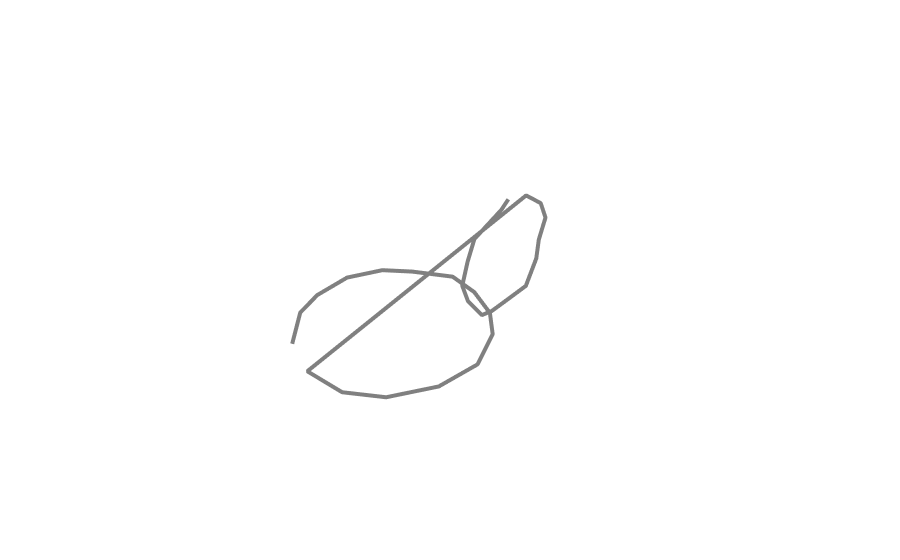

Write notebook code for a chart like this one.
### Code cell
fig.show()

### Figure 1 — Plotly figure (JSON) as saved in the notebook; plotly's stock layout.template omitted (floating-point values rounded to 4 significant figures)
{"data": [{"line": {"color": "grey", "width": 8}, "marker": {"color": "grey", "size": 8}, "mode": "lines", "name": "Knot", "type": "scatter3d", "x": [-8.141, -6.756, -4.403, -3.755, -3.687, -4.379, -5.76, -7.148, -9.219, -11.32, -12.69, -12.95, -13.01, -11.96, -10.37, 8.63, 8.275, 6.804, 4.242, 1.819, -0.6264, -2.175, -3.166, -3.63, -2.152, -0.6727, 1.928, 4.482, 6.38, 8.148], "y": [3.498, 4.029, 3.772, 3.814, 3.41, 3.368, 3.625, 3.494, 3.34, 3.646, 3.462, 3.304, 3.629, 3.701, 3.401, 3.341, 6.267, 8.021, 9.263, 9.839, 8.833, 7.279, 5.029, 2.508, -0.1773, -1.83, -2.484, -2.301, -1.158, 0.9068], "z": [4.437, 4.272, 2.845, 1.414, -0.781, -2.514, -4.475, -4.894, -4.973, -4.423, -2.362, -0.731, 1.376, 2.98, 4.007, -0.5288, -0.2064, -0.3617, -0.5653, -0.2186, -0.1228, -0.2427, -0.2586, -0.4039, -0.5238, -0.4792, -0.2131, -0.3437, -0.1518, -0.3553]}], "layout": {"scene": {"xaxis": {"backgroundcolor": "rgb(200, 200, 230)", "gridcolor": "rgba(0,0,0,0)", "showbackground": false, "showticklabels": false, "title": {"text": " "}, "zerolinecolor": "rgba(0,0,0,0)"}, "yaxis": {"backgroundcolor": "rgb(200, 200, 230)", "gridcolor": "rgba(0,0,0,0)", "showbackground": false, "showticklabels": false, "title": {"text": " "}, "zerolinecolor": "rgba(0,0,0,0)"}, "zaxis": {"backgroundcolor": "rgb(200, 200, 230)", "gridcolor": "rgba(0,0,0,0)", "showbackground": false, "showticklabels": false, "title": {"text": " "}, "zerolinecolor": "rgba(0,0,0,0)"}}}}
